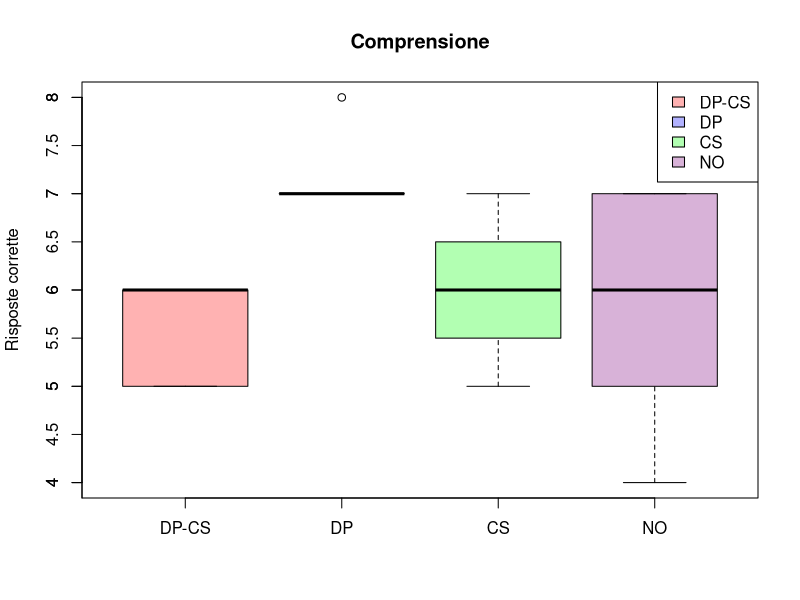

This figure's R source:
# Carica i dati per tutti i gruppi
d1 <- read.table("data/com/A.csv", header = TRUE, sep = ";", dec = ".")
d2 <- read.table("data/com/B.csv", header = TRUE, sep = ";", dec = ".")
d3 <- read.table("data/com/C.csv", header = TRUE, sep = ";", dec = ".")
d4 <- read.table("data/com/D.csv", header = TRUE, sep = ";", dec = ".")

# Crea una lista con i dati di tutti i gruppi
dati <- list(d1$A, d2$B, d3$C, d4$D)

# Imposta la dimensione massima per il PNG (in pollici)
larghezza <- 10
altezza <- 12

# Imposta la risoluzione massima per il PNG (in punti per pollice)
dpi <- 1200

# Colori per i boxplot e la legenda (meno accesi)
col_boxplot <- c(rgb(1, 0, 0, alpha = 0.3), rgb(0, 0, 1, alpha = 0.3), rgb(0, 1, 0, alpha = 0.3), rgb(0.5, 0, 0.5, alpha = 0.3))
col_legenda <- col_boxplot

# Genera il boxplot unendo tutti i gruppi
png("out/boxplot_comp.png", width = larghezza, height = altezza, units = "in", res = dpi)
boxplot(dati, names = c("DP-CS", "DP", "CS", "NO"), 
        main = "Comprensione", ylab = "Risposte corrette", col = col_boxplot)

axis(2, at = seq(0, max(unlist(dati)), by = 0.5), 
     labels = ifelse(floor(seq(0, max(unlist(dati)), by = 0.5)) == seq(0, max(unlist(dati)), by = 0.5), 
                     as.character(seq(0, max(unlist(dati)), by = 0.5)), 
                     format(seq(0, max(unlist(dati)), by = 0.5), nsmall = 1)))

# Aggiungi la legenda
legend("topright", legend = c("DP-CS", "DP", "CS", "NO"), fill = col_legenda)

dev.off()
